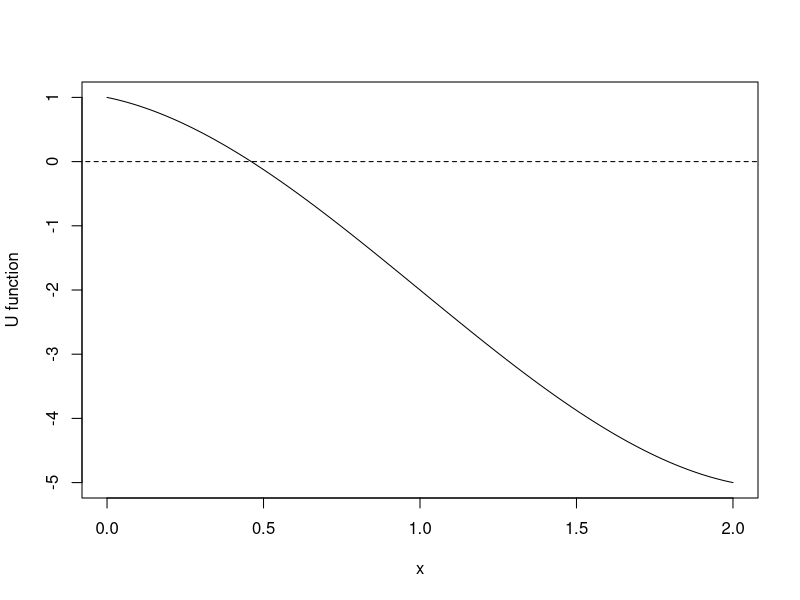

The R source for this figure:
## Calculating the polynomial equation

root.UHE = function(a3, a2, a1, a0, a.max=10, m, x0 = 0)
{ # Function name:(a3, a2, a1, a0, a.max=10, m, x0 = 0)###########
  # ---------------------------Aim--------------------------------
  # Calculating the equation: a3*x^m+a2*x^2+a1*x+a0, 0 < x < a.max
  # ---------------------------Input------------------------------
  #    a3: the coefficient of x^m
  #    a2: the coefficient of x^2
  #    a1: the coefficient of x
  #    a0: the constant, that is a positive real number
  # a.max: the maximum of x
  #     m: the highest order of the equation
  #    x0: an initial value and the default value is 0
  # ---------------------------Output-----------------------------
  # The unique root in (0,a.max)
  ################################################################
  xt.save = c(); yt.save = c(); 
  xt = x0; y1t = a3*xt^m+a2*xt^2+a1*xt+a0
  xt.save[1] = xt; yt.save[1] = y1t
  k = 1; esp = 1
  while(esp>1e-8){
    if(a3<0){                ### When a3<0, we apply SLUF method
      if(y1t>0){ b2 = a3*m*(m-1)*a.max^(m-2) }else{b2 = 0}
      A2 = b2/2+a2
      A1 = a3*m*xt^(m-1)-b2*xt + a1
      A0 = a3*(1-m)*xt^m+b2/2*xt^2 + a0 
    }else{                   ### When a3>0, we apply TLF method
      A2 = a3*m*(m-1)/2*xt^(m-2)+a2
      A1 = a3*m*(2-m)*xt^(m-1)+a1
      A0 = a3*(m-1)*(m/2-1)*xt^m+a0
    }
    Delta.det = A1^2-4*A2*A0
    if(Delta.det>=0){
      xt.save[k+1] = -(A1+sqrt(Delta.det))/(2*A2)
      yt.save[k+1] = a3*xt.save[k+1]^m+a2*xt.save[k+1]^2+
        a1*xt.save[k+1]+a0
      esp = abs(yt.save[k+1])
      xt = xt.save[k+1]
      y1t = yt.save[k+1]
      k = k+1
    }else{
      stop(paste('There exists no root in (0,',a.max,")"))
    }
  }
  # return(c(xt,k-1))
  return(rbind(xt.save,yt.save))
}
# --------Example: x^3-3x^2-x+1 = 0----------------------------
# -------------------------------------------------------------
a3 = 1; a2 = -3; a1 = -1; a0 = 1; m = 3
root.UHE(a3,a2,a1,a0,a.max=10,m=3,x0=0)
x = seq(0,2,0.01)
plot(x, a3*x^m+a2*x^2+a1*x + a0,type='l',ylab = "U function")
lines(c(-10,10),c(0,0),lty=2)

root.UHE.revise = function(a3,a2,a1,a0,a.max=10,m,x0=0){
  flag = 0
  xt = x0
  y1t = a3*xt^m+a2*xt^2+a1*xt + a0
  if(y1t<0){
    a3 = -a3*(-1)^m; a2 = -a2; a0 = -a0; y1t = a3*xt^m+a2*xt^2+a1*xt+a0
    flag = 1
  }
  if(flag){
    -root.UHE(a3,a2,a1,a0,a.max=10,m=3,x0=0)
  }else{
    root.UHE(a3,a2,a1,a0,a.max=10,m=3,x0=0)
  }
}

a3 = -1; a2 = 1; a1 = -1; a0 = -1; m = 3
est.res0 = root.UHE.revise(a3,a2,a1,a0,a.max=4,m,x0=4)
est.res = est.res0

root.UHE.revise(a3,a2,a1,a0,a.max,m=3,x0=0)

# xt = est.res[1,i+1]
# y1t = est.res[2,i+1]
# plot_points(x,y2,xt,y1t, i+1,thea=1,adjus1)
# xt = est.res[1,dim(est.res)[2]]
# y1t = est.res[2,dim(est.res)[2]]
# adjus1 = c(-0.05, 0)
# plot_points(x,y2,xt,y1t,i+1,adjus1,T,thea=1, poi="bottomleft")

############solving a3*xt^3+a2*xt^2+a1*xt + a0 = 0 with closed-form solution###
root_ploynomial_3 = function(a3, a2, a1, a0)
{ # Function name:(a3, a2, a1, a0)################################
  # ---------------------------Aim--------------------------------
  # Calculating the equation: a3*x^3+a2*x^2+a1*x+a0, -inf <x < inf
  # ---------------------------Input------------------------------
  #    a3: the coefficient of x^3
  #    a2: the coefficient of x^2
  #    a1: the coefficient of x
  #    a0: the constant, that is a positive real number
  # ---------------------------Output-----------------------------
  # The real roots 
  ################################################################
  nroot <- function(x,n)
  { # Function for calculating x^(1/n), n = 1,3,5,...     
    abs(x)^(1/n)*sign(x)
  }
  p = (3*a3*a1-a2^2)/(3*a3^2)
  q = (2*a2^3-9*a3*a2*a1+27*a3^2*a0)/(27*a3^3)
  disterm = (q/2)^2+(p/3)^3
  if(disterm>=0){    ## When disterm>0, there exists one real root
    u1 = nroot(-q/2+sqrt((q/2)^2+(p/3)^3),3)
    u2 = nroot(-q/2-sqrt((q/2)^2+(p/3)^3),3)
    t1 = u1+u2
    omega = complex(real=- 1,imaginary=sqrt(3))/2
    t2 = omega*u1 + omega^2*u2
    t3 = omega^2*u1 + omega*u2
    x1 = t1 - a2/(3*a3)
    return(x1)
  }else{           ## When disterm>0, there exist three real roots
    r = sqrt(-(p/3)^3)
    theta = 1/3*acos(-q/(2*r))
    t1 = 2*nroot(r,3)*cos(theta)
    t2 = 2*nroot(r,3)*cos(theta+2/3*pi)
    t3 = 2*nroot(r,3)*cos(theta+4/3*pi)
    x1 = t1 - a2/(3*a3)
    x2 = t2 - a2/(3*a3)
    x3 = t3 - a2/(3*a3)
    return(c(x1,x2,x3))
  }
}

root_ploynomial_3(1,-3,1,1)
